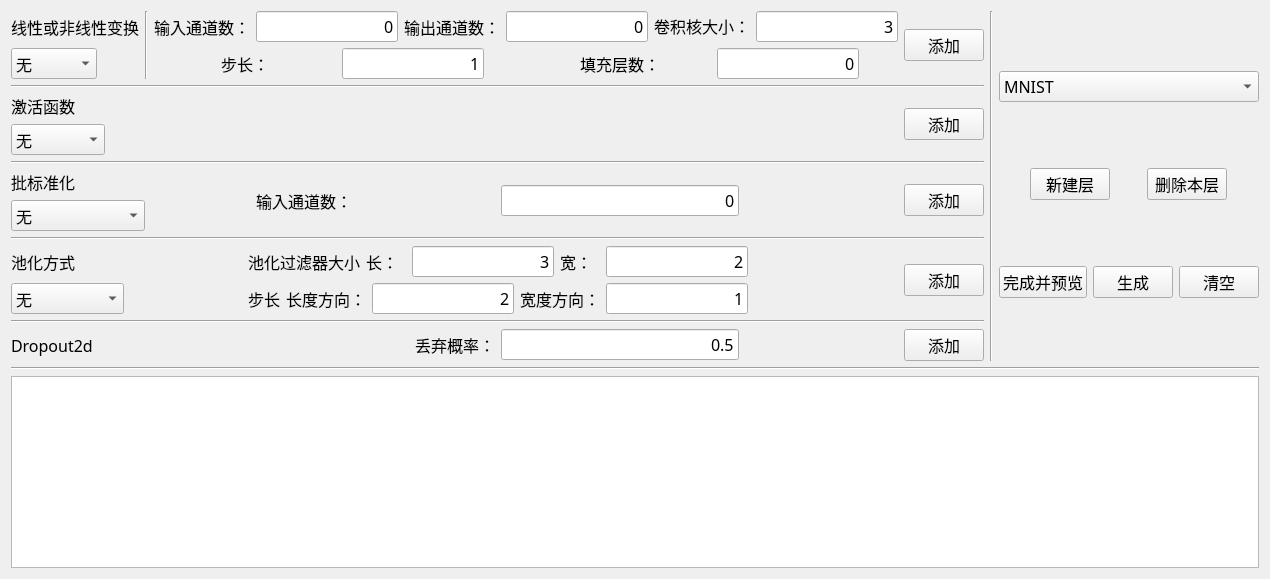
<?xml version="1.0" encoding="UTF-8"?>
<ui version="4.0">
 <class>widget</class>
 <widget class="QWidget" name="widget">
  <property name="geometry">
   <rect>
    <x>0</x>
    <y>0</y>
    <width>1651</width>
    <height>655</height>
   </rect>
  </property>
  <property name="sizePolicy">
   <sizepolicy hsizetype="Fixed" vsizetype="Fixed">
    <horstretch>5</horstretch>
    <verstretch>0</verstretch>
   </sizepolicy>
  </property>
  <property name="windowTitle">
   <string>神经网络生成</string>
  </property>
  <property name="layoutDirection">
   <enum>Qt::LeftToRight</enum>
  </property>
  <layout class="QVBoxLayout" name="verticalLayout">
   <property name="sizeConstraint">
    <enum>QLayout::SetFixedSize</enum>
   </property>
   <item>
    <layout class="QHBoxLayout" name="horizontalLayout">
     <property name="sizeConstraint">
      <enum>QLayout::SetFixedSize</enum>
     </property>
     <item>
      <layout class="QVBoxLayout" name="verticalLayout_2">
       <item>
        <layout class="QHBoxLayout" name="horizontalLayout_2">
         <item>
          <layout class="QVBoxLayout" name="verticalLayout_3">
           <item alignment="Qt::AlignLeft">
            <widget class="QLabel" name="label">
             <property name="sizePolicy">
              <sizepolicy hsizetype="Minimum" vsizetype="Minimum">
               <horstretch>0</horstretch>
               <verstretch>0</verstretch>
              </sizepolicy>
             </property>
             <property name="font">
              <font>
               <family>宋体</family>
               <pointsize>12</pointsize>
              </font>
             </property>
             <property name="text">
              <string>线性或非线性变换</string>
             </property>
            </widget>
           </item>
           <item alignment="Qt::AlignLeft">
            <widget class="QComboBox" name="comboBox">
             <property name="sizePolicy">
              <sizepolicy hsizetype="Fixed" vsizetype="Fixed">
               <horstretch>0</horstretch>
               <verstretch>0</verstretch>
              </sizepolicy>
             </property>
             <property name="font">
              <font>
               <family>宋体</family>
               <pointsize>12</pointsize>
              </font>
             </property>
             <item>
              <property name="text">
               <string>无</string>
              </property>
             </item>
             <item>
              <property name="text">
               <string>Conv2d</string>
              </property>
             </item>
             <item>
              <property name="text">
               <string>Linear</string>
              </property>
             </item>
            </widget>
           </item>
          </layout>
         </item>
         <item alignment="Qt::AlignLeft">
          <widget class="Line" name="line_2">
           <property name="font">
            <font>
             <family>宋体</family>
             <pointsize>12</pointsize>
            </font>
           </property>
           <property name="orientation">
            <enum>Qt::Vertical</enum>
           </property>
          </widget>
         </item>
         <item>
          <layout class="QVBoxLayout" name="verticalLayout_9">
           <item>
            <layout class="QHBoxLayout" name="horizontalLayout_7">
             <item>
              <widget class="QLabel" name="label_6">
               <property name="sizePolicy">
                <sizepolicy hsizetype="Preferred" vsizetype="Preferred">
                 <horstretch>0</horstretch>
                 <verstretch>0</verstretch>
                </sizepolicy>
               </property>
               <property name="font">
                <font>
                 <family>宋体</family>
                 <pointsize>12</pointsize>
                </font>
               </property>
               <property name="text">
                <string>输入通道数：</string>
               </property>
              </widget>
             </item>
             <item>
              <widget class="QLineEdit" name="in_channels">
               <property name="sizePolicy">
                <sizepolicy hsizetype="Preferred" vsizetype="Preferred">
                 <horstretch>0</horstretch>
                 <verstretch>0</verstretch>
                </sizepolicy>
               </property>
               <property name="font">
                <font>
                 <family>宋体</family>
                 <pointsize>12</pointsize>
                </font>
               </property>
               <property name="text">
                <string>0</string>
               </property>
               <property name="alignment">
                <set>Qt::AlignRight|Qt::AlignTrailing|Qt::AlignVCenter</set>
               </property>
              </widget>
             </item>
             <item>
              <widget class="QLabel" name="label_7">
               <property name="sizePolicy">
                <sizepolicy hsizetype="Preferred" vsizetype="Preferred">
                 <horstretch>0</horstretch>
                 <verstretch>0</verstretch>
                </sizepolicy>
               </property>
               <property name="font">
                <font>
                 <family>宋体</family>
                 <pointsize>12</pointsize>
                </font>
               </property>
               <property name="text">
                <string>输出通道数：</string>
               </property>
              </widget>
             </item>
             <item>
              <widget class="QLineEdit" name="out_channels">
               <property name="sizePolicy">
                <sizepolicy hsizetype="Preferred" vsizetype="Preferred">
                 <horstretch>0</horstretch>
                 <verstretch>0</verstretch>
                </sizepolicy>
               </property>
               <property name="font">
                <font>
                 <family>宋体</family>
                 <pointsize>12</pointsize>
                </font>
               </property>
               <property name="text">
                <string>0</string>
               </property>
               <property name="alignment">
                <set>Qt::AlignRight|Qt::AlignTrailing|Qt::AlignVCenter</set>
               </property>
              </widget>
             </item>
             <item>
              <widget class="QLabel" name="label_8">
               <property name="sizePolicy">
                <sizepolicy hsizetype="Fixed" vsizetype="Fixed">
                 <horstretch>0</horstretch>
                 <verstretch>0</verstretch>
                </sizepolicy>
               </property>
               <property name="font">
                <font>
                 <family>宋体</family>
                 <pointsize>12</pointsize>
                </font>
               </property>
               <property name="text">
                <string>卷积核大小：</string>
               </property>
              </widget>
             </item>
             <item>
              <widget class="QLineEdit" name="kernel_size">
               <property name="sizePolicy">
                <sizepolicy hsizetype="Preferred" vsizetype="Preferred">
                 <horstretch>0</horstretch>
                 <verstretch>0</verstretch>
                </sizepolicy>
               </property>
               <property name="font">
                <font>
                 <family>宋体</family>
                 <pointsize>12</pointsize>
                </font>
               </property>
               <property name="text">
                <string>3</string>
               </property>
               <property name="alignment">
                <set>Qt::AlignRight|Qt::AlignTrailing|Qt::AlignVCenter</set>
               </property>
              </widget>
             </item>
            </layout>
           </item>
           <item>
            <layout class="QHBoxLayout" name="horizontalLayout_8">
             <item alignment="Qt::AlignHCenter">
              <widget class="QLabel" name="label_9">
               <property name="sizePolicy">
                <sizepolicy hsizetype="Minimum" vsizetype="Minimum">
                 <horstretch>0</horstretch>
                 <verstretch>0</verstretch>
                </sizepolicy>
               </property>
               <property name="font">
                <font>
                 <family>宋体</family>
                 <pointsize>12</pointsize>
                </font>
               </property>
               <property name="text">
                <string>步长：</string>
               </property>
              </widget>
             </item>
             <item alignment="Qt::AlignLeft">
              <widget class="QLineEdit" name="stride">
               <property name="sizePolicy">
                <sizepolicy hsizetype="Preferred" vsizetype="Preferred">
                 <horstretch>0</horstretch>
                 <verstretch>0</verstretch>
                </sizepolicy>
               </property>
               <property name="font">
                <font>
                 <family>宋体</family>
                 <pointsize>12</pointsize>
                </font>
               </property>
               <property name="text">
                <string>1</string>
               </property>
               <property name="alignment">
                <set>Qt::AlignRight|Qt::AlignTrailing|Qt::AlignVCenter</set>
               </property>
              </widget>
             </item>
             <item alignment="Qt::AlignHCenter">
              <widget class="QLabel" name="label_10">
               <property name="sizePolicy">
                <sizepolicy hsizetype="Preferred" vsizetype="Preferred">
                 <horstretch>0</horstretch>
                 <verstretch>0</verstretch>
                </sizepolicy>
               </property>
               <property name="font">
                <font>
                 <family>宋体</family>
                 <pointsize>12</pointsize>
                </font>
               </property>
               <property name="text">
                <string>填充层数：</string>
               </property>
              </widget>
             </item>
             <item alignment="Qt::AlignLeft">
              <widget class="QLineEdit" name="padding">
               <property name="sizePolicy">
                <sizepolicy hsizetype="Preferred" vsizetype="Preferred">
                 <horstretch>0</horstretch>
                 <verstretch>0</verstretch>
                </sizepolicy>
               </property>
               <property name="font">
                <font>
                 <family>宋体</family>
                 <pointsize>12</pointsize>
                </font>
               </property>
               <property name="text">
                <string>0</string>
               </property>
               <property name="alignment">
                <set>Qt::AlignRight|Qt::AlignTrailing|Qt::AlignVCenter</set>
               </property>
              </widget>
             </item>
            </layout>
           </item>
          </layout>
         </item>
         <item alignment="Qt::AlignRight">
          <widget class="QPushButton" name="add_conv">
           <property name="sizePolicy">
            <sizepolicy hsizetype="Fixed" vsizetype="Fixed">
             <horstretch>0</horstretch>
             <verstretch>0</verstretch>
            </sizepolicy>
           </property>
           <property name="font">
            <font>
             <family>宋体</family>
             <pointsize>12</pointsize>
            </font>
           </property>
           <property name="text">
            <string>添加</string>
           </property>
          </widget>
         </item>
        </layout>
       </item>
       <item>
        <widget class="Line" name="line_3">
         <property name="font">
          <font>
           <family>宋体</family>
           <pointsize>12</pointsize>
          </font>
         </property>
         <property name="orientation">
          <enum>Qt::Horizontal</enum>
         </property>
        </widget>
       </item>
       <item>
        <layout class="QHBoxLayout" name="horizontalLayout_3">
         <item>
          <layout class="QVBoxLayout" name="verticalLayout_4">
           <item alignment="Qt::AlignLeft">
            <widget class="QLabel" name="label_2">
             <property name="sizePolicy">
              <sizepolicy hsizetype="Minimum" vsizetype="Minimum">
               <horstretch>0</horstretch>
               <verstretch>0</verstretch>
              </sizepolicy>
             </property>
             <property name="font">
              <font>
               <family>宋体</family>
               <pointsize>12</pointsize>
              </font>
             </property>
             <property name="text">
              <string>激活函数</string>
             </property>
            </widget>
           </item>
           <item alignment="Qt::AlignLeft">
            <widget class="QComboBox" name="comboBox_2">
             <property name="sizePolicy">
              <sizepolicy hsizetype="Fixed" vsizetype="Fixed">
               <horstretch>0</horstretch>
               <verstretch>0</verstretch>
              </sizepolicy>
             </property>
             <property name="font">
              <font>
               <family>宋体</family>
               <pointsize>12</pointsize>
              </font>
             </property>
             <item>
              <property name="text">
               <string>无</string>
              </property>
             </item>
             <item>
              <property name="text">
               <string>Sigmoid</string>
              </property>
             </item>
             <item>
              <property name="text">
               <string>ReLU</string>
              </property>
             </item>
             <item>
              <property name="text">
               <string>Softmax</string>
              </property>
             </item>
            </widget>
           </item>
          </layout>
         </item>
         <item alignment="Qt::AlignRight">
          <widget class="QPushButton" name="add_activation">
           <property name="sizePolicy">
            <sizepolicy hsizetype="Fixed" vsizetype="Fixed">
             <horstretch>0</horstretch>
             <verstretch>0</verstretch>
            </sizepolicy>
           </property>
           <property name="font">
            <font>
             <family>宋体</family>
             <pointsize>12</pointsize>
            </font>
           </property>
           <property name="text">
            <string>添加</string>
           </property>
          </widget>
         </item>
        </layout>
       </item>
       <item>
        <widget class="Line" name="line_4">
         <property name="font">
          <font>
           <family>宋体</family>
           <pointsize>12</pointsize>
          </font>
         </property>
         <property name="orientation">
          <enum>Qt::Horizontal</enum>
         </property>
        </widget>
       </item>
       <item>
        <layout class="QHBoxLayout" name="horizontalLayout_4">
         <item>
          <layout class="QVBoxLayout" name="verticalLayout_5">
           <item alignment="Qt::AlignLeft">
            <widget class="QLabel" name="label_3">
             <property name="sizePolicy">
              <sizepolicy hsizetype="Minimum" vsizetype="Minimum">
               <horstretch>0</horstretch>
               <verstretch>0</verstretch>
              </sizepolicy>
             </property>
             <property name="font">
              <font>
               <family>宋体</family>
               <pointsize>12</pointsize>
              </font>
             </property>
             <property name="text">
              <string>批标准化</string>
             </property>
            </widget>
           </item>
           <item alignment="Qt::AlignLeft">
            <widget class="QComboBox" name="comboBox_3">
             <property name="sizePolicy">
              <sizepolicy hsizetype="Fixed" vsizetype="Fixed">
               <horstretch>0</horstretch>
               <verstretch>0</verstretch>
              </sizepolicy>
             </property>
             <property name="font">
              <font>
               <family>宋体</family>
               <pointsize>12</pointsize>
              </font>
             </property>
             <item>
              <property name="text">
               <string>无</string>
              </property>
             </item>
             <item>
              <property name="text">
               <string>BatchNorm2d</string>
              </property>
             </item>
            </widget>
           </item>
          </layout>
         </item>
         <item>
          <widget class="QLabel" name="label_11">
           <property name="font">
            <font>
             <family>宋体</family>
             <pointsize>12</pointsize>
            </font>
           </property>
           <property name="text">
            <string>输入通道数：</string>
           </property>
          </widget>
         </item>
         <item>
          <widget class="QLineEdit" name="nor_features_size">
           <property name="sizePolicy">
            <sizepolicy hsizetype="Preferred" vsizetype="Fixed">
             <horstretch>0</horstretch>
             <verstretch>0</verstretch>
            </sizepolicy>
           </property>
           <property name="font">
            <font>
             <family>宋体</family>
             <pointsize>12</pointsize>
            </font>
           </property>
           <property name="text">
            <string>0</string>
           </property>
           <property name="alignment">
            <set>Qt::AlignRight|Qt::AlignTrailing|Qt::AlignVCenter</set>
           </property>
          </widget>
         </item>
         <item alignment="Qt::AlignRight">
          <widget class="QPushButton" name="add_nor">
           <property name="sizePolicy">
            <sizepolicy hsizetype="Fixed" vsizetype="Fixed">
             <horstretch>0</horstretch>
             <verstretch>0</verstretch>
            </sizepolicy>
           </property>
           <property name="font">
            <font>
             <family>宋体</family>
             <pointsize>12</pointsize>
            </font>
           </property>
           <property name="text">
            <string>添加</string>
           </property>
          </widget>
         </item>
        </layout>
       </item>
       <item>
        <widget class="Line" name="line_5">
         <property name="font">
          <font>
           <family>宋体</family>
           <pointsize>12</pointsize>
          </font>
         </property>
         <property name="orientation">
          <enum>Qt::Horizontal</enum>
         </property>
        </widget>
       </item>
       <item>
        <layout class="QHBoxLayout" name="horizontalLayout_5">
         <item>
          <layout class="QVBoxLayout" name="verticalLayout_6">
           <item alignment="Qt::AlignLeft">
            <widget class="QLabel" name="label_4">
             <property name="sizePolicy">
              <sizepolicy hsizetype="Minimum" vsizetype="Minimum">
               <horstretch>0</horstretch>
               <verstretch>0</verstretch>
              </sizepolicy>
             </property>
             <property name="font">
              <font>
               <family>宋体</family>
               <pointsize>12</pointsize>
              </font>
             </property>
             <property name="text">
              <string>池化方式</string>
             </property>
            </widget>
           </item>
           <item alignment="Qt::AlignLeft">
            <widget class="QComboBox" name="comboBox_4">
             <property name="sizePolicy">
              <sizepolicy hsizetype="Fixed" vsizetype="Fixed">
               <horstretch>0</horstretch>
               <verstretch>0</verstretch>
              </sizepolicy>
             </property>
             <property name="font">
              <font>
               <family>宋体</family>
               <pointsize>12</pointsize>
              </font>
             </property>
             <item>
              <property name="text">
               <string>无</string>
              </property>
             </item>
             <item>
              <property name="text">
               <string>MaxPool2d</string>
              </property>
             </item>
             <item>
              <property name="text">
               <string>AvgPool2d</string>
              </property>
             </item>
            </widget>
           </item>
          </layout>
         </item>
         <item>
          <layout class="QVBoxLayout" name="verticalLayout_10">
           <item>
            <layout class="QHBoxLayout" name="horizontalLayout_11">
             <item>
              <widget class="QLabel" name="label_12">
               <property name="font">
                <font>
                 <family>宋体</family>
                 <pointsize>12</pointsize>
                </font>
               </property>
               <property name="text">
                <string>池化过滤器大小</string>
               </property>
              </widget>
             </item>
             <item>
              <widget class="QLabel" name="label_13">
               <property name="font">
                <font>
                 <family>宋体</family>
                 <pointsize>12</pointsize>
                </font>
               </property>
               <property name="text">
                <string>长：</string>
               </property>
              </widget>
             </item>
             <item>
              <widget class="QLineEdit" name="pool_kernel_size_x">
               <property name="sizePolicy">
                <sizepolicy hsizetype="Preferred" vsizetype="Fixed">
                 <horstretch>0</horstretch>
                 <verstretch>0</verstretch>
                </sizepolicy>
               </property>
               <property name="font">
                <font>
                 <family>宋体</family>
                 <pointsize>12</pointsize>
                </font>
               </property>
               <property name="text">
                <string>3</string>
               </property>
               <property name="alignment">
                <set>Qt::AlignRight|Qt::AlignTrailing|Qt::AlignVCenter</set>
               </property>
              </widget>
             </item>
             <item>
              <widget class="QLabel" name="label_14">
               <property name="font">
                <font>
                 <family>宋体</family>
                 <pointsize>12</pointsize>
                </font>
               </property>
               <property name="text">
                <string>宽：</string>
               </property>
              </widget>
             </item>
             <item>
              <widget class="QLineEdit" name="pool_kernel_size_y">
               <property name="sizePolicy">
                <sizepolicy hsizetype="Preferred" vsizetype="Fixed">
                 <horstretch>0</horstretch>
                 <verstretch>0</verstretch>
                </sizepolicy>
               </property>
               <property name="font">
                <font>
                 <family>宋体</family>
                 <pointsize>12</pointsize>
                </font>
               </property>
               <property name="text">
                <string>2</string>
               </property>
               <property name="alignment">
                <set>Qt::AlignRight|Qt::AlignTrailing|Qt::AlignVCenter</set>
               </property>
              </widget>
             </item>
            </layout>
           </item>
           <item>
            <layout class="QHBoxLayout" name="horizontalLayout_12">
             <item>
              <widget class="QLabel" name="label_15">
               <property name="font">
                <font>
                 <family>宋体</family>
                 <pointsize>12</pointsize>
                </font>
               </property>
               <property name="text">
                <string>步长</string>
               </property>
              </widget>
             </item>
             <item>
              <widget class="QLabel" name="label_16">
               <property name="font">
                <font>
                 <family>宋体</family>
                 <pointsize>12</pointsize>
                </font>
               </property>
               <property name="text">
                <string>长度方向：</string>
               </property>
              </widget>
             </item>
             <item>
              <widget class="QLineEdit" name="pool_stride_x">
               <property name="sizePolicy">
                <sizepolicy hsizetype="Preferred" vsizetype="Fixed">
                 <horstretch>0</horstretch>
                 <verstretch>0</verstretch>
                </sizepolicy>
               </property>
               <property name="font">
                <font>
                 <family>宋体</family>
                 <pointsize>12</pointsize>
                </font>
               </property>
               <property name="text">
                <string>2</string>
               </property>
               <property name="alignment">
                <set>Qt::AlignRight|Qt::AlignTrailing|Qt::AlignVCenter</set>
               </property>
              </widget>
             </item>
             <item>
              <widget class="QLabel" name="label_17">
               <property name="font">
                <font>
                 <family>宋体</family>
                 <pointsize>12</pointsize>
                </font>
               </property>
               <property name="text">
                <string>宽度方向：</string>
               </property>
              </widget>
             </item>
             <item>
              <widget class="QLineEdit" name="pool_stride_y">
               <property name="sizePolicy">
                <sizepolicy hsizetype="Preferred" vsizetype="Fixed">
                 <horstretch>0</horstretch>
                 <verstretch>0</verstretch>
                </sizepolicy>
               </property>
               <property name="font">
                <font>
                 <family>宋体</family>
                 <pointsize>12</pointsize>
                </font>
               </property>
               <property name="text">
                <string>1</string>
               </property>
               <property name="alignment">
                <set>Qt::AlignRight|Qt::AlignTrailing|Qt::AlignVCenter</set>
               </property>
              </widget>
             </item>
            </layout>
           </item>
          </layout>
         </item>
         <item alignment="Qt::AlignRight">
          <widget class="QPushButton" name="add_pool">
           <property name="sizePolicy">
            <sizepolicy hsizetype="Fixed" vsizetype="Fixed">
             <horstretch>0</horstretch>
             <verstretch>0</verstretch>
            </sizepolicy>
           </property>
           <property name="font">
            <font>
             <family>宋体</family>
             <pointsize>12</pointsize>
            </font>
           </property>
           <property name="text">
            <string>添加</string>
           </property>
          </widget>
         </item>
        </layout>
       </item>
       <item>
        <widget class="Line" name="line_6">
         <property name="font">
          <font>
           <family>宋体</family>
           <pointsize>12</pointsize>
          </font>
         </property>
         <property name="orientation">
          <enum>Qt::Horizontal</enum>
         </property>
        </widget>
       </item>
       <item>
        <layout class="QHBoxLayout" name="horizontalLayout_6">
         <item>
          <layout class="QVBoxLayout" name="verticalLayout_7">
           <item alignment="Qt::AlignLeft">
            <widget class="QLabel" name="label_5">
             <property name="font">
              <font>
               <family>宋体</family>
               <pointsize>12</pointsize>
              </font>
             </property>
             <property name="text">
              <string>Dropout2d</string>
             </property>
            </widget>
           </item>
          </layout>
         </item>
         <item>
          <widget class="QLabel" name="label_18">
           <property name="font">
            <font>
             <family>宋体</family>
             <pointsize>12</pointsize>
            </font>
           </property>
           <property name="text">
            <string>丢弃概率：</string>
           </property>
           <property name="alignment">
            <set>Qt::AlignRight|Qt::AlignTrailing|Qt::AlignVCenter</set>
           </property>
          </widget>
         </item>
         <item>
          <widget class="QLineEdit" name="drop_p">
           <property name="sizePolicy">
            <sizepolicy hsizetype="Preferred" vsizetype="Fixed">
             <horstretch>0</horstretch>
             <verstretch>0</verstretch>
            </sizepolicy>
           </property>
           <property name="font">
            <font>
             <family>宋体</family>
             <pointsize>12</pointsize>
            </font>
           </property>
           <property name="text">
            <string>0.5</string>
           </property>
           <property name="alignment">
            <set>Qt::AlignRight|Qt::AlignTrailing|Qt::AlignVCenter</set>
           </property>
          </widget>
         </item>
         <item alignment="Qt::AlignRight">
          <widget class="QPushButton" name="add_dropout">
           <property name="sizePolicy">
            <sizepolicy hsizetype="Fixed" vsizetype="Fixed">
             <horstretch>0</horstretch>
             <verstretch>0</verstretch>
            </sizepolicy>
           </property>
           <property name="font">
            <font>
             <family>宋体</family>
             <pointsize>12</pointsize>
            </font>
           </property>
           <property name="text">
            <string>添加</string>
           </property>
          </widget>
         </item>
        </layout>
       </item>
      </layout>
     </item>
     <item>
      <widget class="Line" name="line_7">
       <property name="font">
        <font>
         <family>宋体</family>
         <pointsize>12</pointsize>
        </font>
       </property>
       <property name="orientation">
        <enum>Qt::Vertical</enum>
       </property>
      </widget>
     </item>
     <item>
      <layout class="QVBoxLayout" name="verticalLayout_8">
       <item>
        <widget class="QComboBox" name="comboBox_5">
         <property name="font">
          <font>
           <family>宋体</family>
           <pointsize>12</pointsize>
          </font>
         </property>
         <item>
          <property name="text">
           <string>MNIST</string>
          </property>
         </item>
         <item>
          <property name="text">
           <string>Fashion_MNIST</string>
          </property>
         </item>
         <item>
          <property name="text">
           <string>瓶盖缺陷检测</string>
          </property>
         </item>
        </widget>
       </item>
       <item>
        <layout class="QHBoxLayout" name="horizontalLayout_10">
         <item>
          <widget class="QPushButton" name="create_layer">
           <property name="sizePolicy">
            <sizepolicy hsizetype="Fixed" vsizetype="Fixed">
             <horstretch>0</horstretch>
             <verstretch>0</verstretch>
            </sizepolicy>
           </property>
           <property name="font">
            <font>
             <family>宋体</family>
             <pointsize>12</pointsize>
            </font>
           </property>
           <property name="text">
            <string>新建层</string>
           </property>
          </widget>
         </item>
         <item>
          <widget class="QPushButton" name="delete_layer">
           <property name="sizePolicy">
            <sizepolicy hsizetype="Fixed" vsizetype="Fixed">
             <horstretch>0</horstretch>
             <verstretch>0</verstretch>
            </sizepolicy>
           </property>
           <property name="font">
            <font>
             <family>宋体</family>
             <pointsize>12</pointsize>
            </font>
           </property>
           <property name="text">
            <string>删除本层</string>
           </property>
          </widget>
         </item>
        </layout>
       </item>
       <item>
        <layout class="QHBoxLayout" name="horizontalLayout_9">
         <item>
          <widget class="QPushButton" name="complete_network">
           <property name="sizePolicy">
            <sizepolicy hsizetype="Fixed" vsizetype="Fixed">
             <horstretch>0</horstretch>
             <verstretch>0</verstretch>
            </sizepolicy>
           </property>
           <property name="font">
            <font>
             <family>宋体</family>
             <pointsize>12</pointsize>
            </font>
           </property>
           <property name="text">
            <string>完成并预览</string>
           </property>
          </widget>
         </item>
         <item>
          <widget class="QPushButton" name="generate">
           <property name="sizePolicy">
            <sizepolicy hsizetype="Fixed" vsizetype="Fixed">
             <horstretch>0</horstretch>
             <verstretch>0</verstretch>
            </sizepolicy>
           </property>
           <property name="font">
            <font>
             <family>宋体</family>
             <pointsize>12</pointsize>
            </font>
           </property>
           <property name="text">
            <string>生成</string>
           </property>
          </widget>
         </item>
         <item>
          <widget class="QPushButton" name="clear_all">
           <property name="sizePolicy">
            <sizepolicy hsizetype="Fixed" vsizetype="Fixed">
             <horstretch>0</horstretch>
             <verstretch>0</verstretch>
            </sizepolicy>
           </property>
           <property name="font">
            <font>
             <family>宋体</family>
             <pointsize>12</pointsize>
            </font>
           </property>
           <property name="text">
            <string>清空</string>
           </property>
          </widget>
         </item>
        </layout>
       </item>
      </layout>
     </item>
    </layout>
   </item>
   <item>
    <widget class="Line" name="line">
     <property name="font">
      <font>
       <family>宋体</family>
       <pointsize>12</pointsize>
      </font>
     </property>
     <property name="orientation">
      <enum>Qt::Horizontal</enum>
     </property>
    </widget>
   </item>
   <item>
    <widget class="QTextEdit" name="show_code">
     <property name="font">
      <font>
       <family>宋体</family>
       <pointsize>12</pointsize>
      </font>
     </property>
     <property name="readOnly">
      <bool>true</bool>
     </property>
    </widget>
   </item>
  </layout>
 </widget>
 <resources/>
 <connections/>
</ui>
